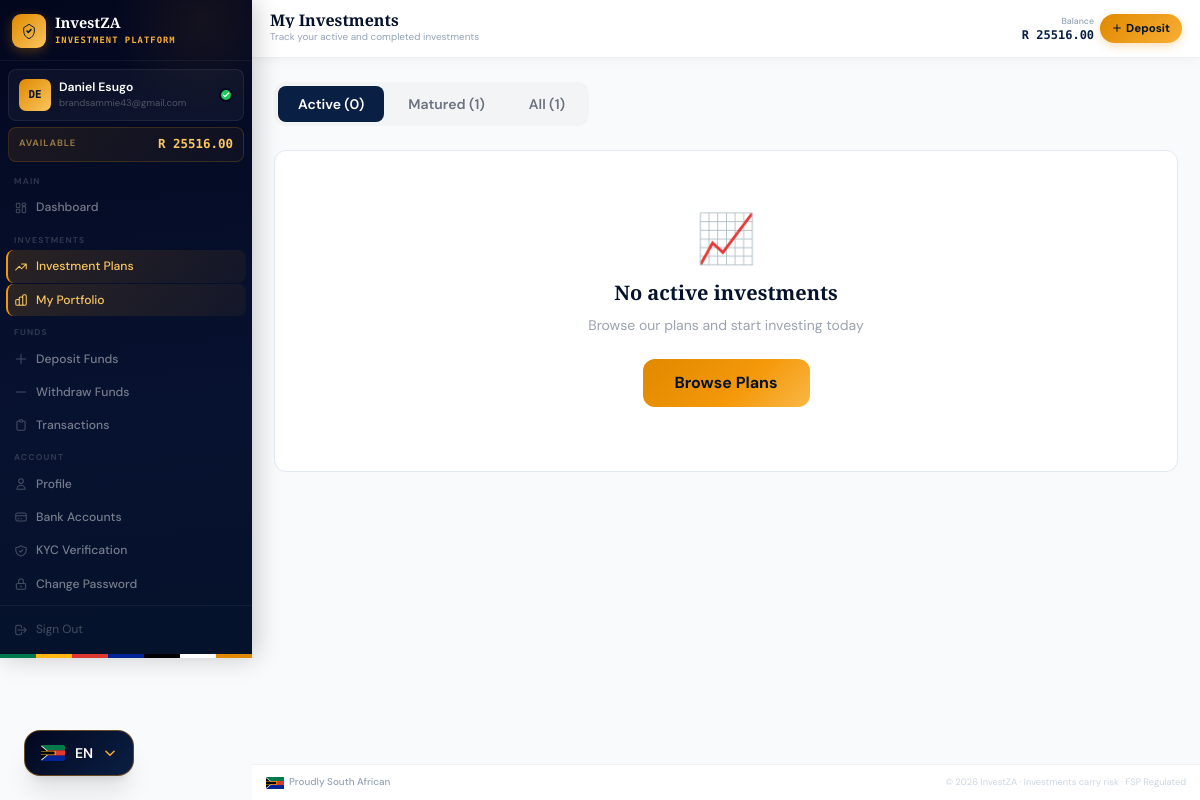
Page /investments/my/ (signed in) on the committed database.
### apps/accounts/models.py (models this page shows, shortened)
class User(AbstractUser):
    id = models.UUIDField(primary_key=True, default=uuid.uuid4, editable=False)
    email = models.EmailField(_('email address'), unique=True)
    phone_number = models.CharField(max_length=20, blank=True)
    date_of_birth = models.DateField(null=True, blank=True)
    id_number = models.CharField(max_length=20, blank=True, help_text="SA ID Number or Passport")
    profile_photo = models.ImageField(upload_to='profile_photos/', blank=True, null=True)
    is_verified = models.BooleanField(default=False, help_text="KYC verified user")
    is_active_investor = models.BooleanField(default=False)
    referral_code = models.CharField(max_length=8, unique=True, default=generate_referral_code)
    referred_by = models.ForeignKey(
        'self', null=True, blank=True,
        on_delete=models.SET_NULL,
        related_name='referrals'
    )
    created_at = models.DateTimeField(auto_now_add=True)
    last_seen = models.DateTimeField(null=True, blank=True)
    USERNAME_FIELD = 'email'
    REQUIRED_FIELDS = ['username', 'first_name', 'last_name']
    class Meta:
        verbose_name = 'User'
        verbose_name_plural = 'Users'
        ordering = ['-created_at']

class Wallet(models.Model):
    user = models.OneToOneField(User, on_delete=models.CASCADE, related_name='wallet')
    account_number = models.CharField(max_length=10, unique=True, default=generate_account_number)
    available_balance = models.DecimalField(max_digits=15, decimal_places=2, default=0.00)
    invested_balance = models.DecimalField(max_digits=15, decimal_places=2, default=0.00)
    total_earned = models.DecimalField(max_digits=15, decimal_places=2, default=0.00)
    pending_withdrawal = models.DecimalField(max_digits=15, decimal_places=2, default=0.00)
    created_at = models.DateTimeField(auto_now_add=True)
    updated_at = models.DateTimeField(auto_now=True)
    class Meta:
        verbose_name = 'Wallet'

### apps/investments/views.py (the view)
# urls.py: path('my/', views.my_investments, name='my_investments'),
@login_required
def my_investments(request):
    investments = Investment.objects.filter(
        user=request.user
    ).select_related('plan__category').order_by('-created_at')
    active = investments.filter(status='ACTIVE')
    matured = investments.filter(status='MATURED')
    all_investments = investments
    context = {
        'active_investments': active,
        'matured_investments': matured,
        'all_investments': all_investments,
    }
    return render(request, 'investments/my_investments.html', context)

### apps/accounts/context_processors.py (called while the page is built, shortened)
def platform_settings(request):
    return {
        'PLATFORM_NAME': getattr(settings, 'PLATFORM_NAME', 'InvestZA'),
        'PLATFORM_CURRENCY': getattr(settings, 'PLATFORM_CURRENCY', 'ZAR'),
        'PLATFORM_CURRENCY_SYMBOL': getattr(settings, 'PLATFORM_CURRENCY_SYMBOL', 'R'),
        'SUPPORT_EMAIL': getattr(settings, 'SUPPORT_EMAIL', 'support@investza.co.za'),
        'SUPPORT_PHONE': getattr(settings, 'SUPPORT_PHONE', '+27 (0) 10 000 0000'),
    }

def admin_pending_counts(request):
    if not request.user.is_authenticated or not (request.user.is_staff or request.user.is_superuser):
        return {}

### templates/investments/my_investments.html (shortened to what this page needs)
{% extends "base/dashboard_base.html" %}
{% block page_title %}My Investments{% endblock %}
{% block page_subtitle %}Track your active and completed investments{% endblock %}
{% block content %}
<div class="space-y-6">
  <div class="flex gap-1 p-1 bg-gray-100 rounded-xl w-fit">
    <button onclick="showTab('active')" id="tab-active" class="tab-btn px-5 py-2 rounded-lg text-sm font-semibold text-white transition-all" style="background:#0a1f44">Active ({{ active_investments.count }})</button>
    <button onclick="showTab('matured')" id="tab-matured" class="tab-btn px-5 py-2 rounded-lg text-sm font-semibold text-gray-500 hover:text-navy-800 transition-all">Matured ({{ matured_investments.count }})</button>
    <button onclick="showTab('all')" id="tab-all" class="tab-btn px-5 py-2 rounded-lg text-sm font-semibold text-gray-500 hover:text-navy-800 transition-all">All ({{ all_investments.count }})</button>
  </div>
  <div id="pane-active">
    {% if active_investments %}
    <div class="grid md:grid-cols-2 xl:grid-cols-3 gap-5">
      {% for inv in active_investments %}
      <div class="card p-6">
        <div class="flex items-start justify-between mb-4">
          <div class="flex items-center gap-3">
            <div class="w-11 h-11 rounded-xl flex items-center justify-center text-xl
              {% if inv.plan.category.slug == 'gold' %}bg-yellow-100{% elif inv.plan.category.slug == 'real-estate' %}bg-blue-100{% else %}bg-green-100{% endif %}">
              {% if inv.plan.category.slug == 'gold' %}🪙{% elif inv.plan.category.slug == 'real-estate' %}🏢{% else %}₿{% endif %}
            </div>
            <div>
              <p class="font-bold text-navy-900 text-sm">{{ inv.plan.name }}</p>
              <p class="text-gray-400 text-xs">{{ inv.reference }}</p>
            </div>
          </div>
          <span class="badge-active px-2 py-1 rounded-full text-xs font-medium">Active</span>
        </div>
        <div class="space-y-2 mb-4">
          <div class="flex justify-between text-sm"><span class="text-gray-400">Invested</span><span class="font-mono font-bold text-navy-800">R {{ inv.amount_invested|floatformat:2 }}</span></div>
          <div class="flex justify-between text-sm"><span class="text-gray-400">Expected ROI</span><span class="font-mono font-bold text-green-600">+R {{ inv.expected_roi|floatformat:2 }}</span></div>
          <div class="flex justify-between text-sm"><span class="text-gray-400">Total Return</span><span class="font-mono font-bold text-navy-800">R {{ inv.expected_total|floatformat:2 }}</span></div>
        </div>
        <div class="progress-track h-2 mb-2"><div class="progress-fill h-2" style="width:{{ inv.progress_percentage }}%"></div></div>
        <div class="flex justify-between text-xs text-gray-400">
          <span>{{ inv.progress_percentage }}% complete</span>
          <span>{{ inv.days_remaining }} days remaining</span>
        </div>
        <a href="{% url 'investment_detail' inv.pk %}" class="mt-4 block text-center py-2 rounded-lg text-xs font-semibold text-navy-700 hover:bg-navy-50 border border-gray-200 transition-colors">View Details</a>
      </div>
      {% endfor %}
    </div>
    {% else %}
    <div class="card p-16 text-center">
      <div class="text-5xl mb-4">📈</div>
      <p class="font-display font-bold text-navy-900 text-xl mb-2">No active investments</p>
      <p class="text-gray-400 text-sm mb-6">Browse our plans and start investing today</p>
      <a href="{% url 'investment_list' %}" class="btn-gold inline-block px-8 py-3 rounded-xl text-navy-900 font-bold">Browse Plans</a>
    </div>
    {% endif %}
  </div>
</div>
{% endblock %}

### templates/base/dashboard_base.html (shortened to what this page needs)
{% extends "base/base.html" %}
{% block body %}
<div class="iz-shell">
  <aside id="sidebar" class="iz-sidebar">
    <div class="iz-sidebar-brand">
      <div class="iz-logo-mark">
        <svg width="16" height="16" viewBox="0 0 24 24" fill="none">
          <path d="M9 12l2 2 4-4" stroke="#0a1f44" stroke-width="2.4" stroke-linecap="round" stroke-linejoin="round"/>
          <path d="M12 2L4 7v5c0 5.25 3.4 10.15 8 11.35C16.6 22.15 20 17.25 20 12V7L12 2z" stroke="#0a1f44" stroke-width="1.5" fill="none"/>
        </svg>
      </div>
      <div class="iz-brand-text">
        <span class="iz-brand-name">{{ PLATFORM_NAME }}</span>
        <span class="iz-brand-tag">Investment Platform</span>
      </div>
    </div>
    <div class="iz-user-card">
      <div class="iz-avatar">{{ request.user.first_name|first|upper }}{{ request.user.last_name|first|upper }}</div>
      <div class="iz-user-info">
        <p class="iz-user-name">{{ request.user.get_full_name }}</p>
        <p class="iz-user-email">{{ request.user.email }}</p>
      </div>
      {% if request.user.is_verified %}
      <div class="iz-verified-badge" title="KYC Verified">
        <svg width="8" height="8" viewBox="0 0 24 24" fill="none"><path d="M20 6L9 17l-5-5" stroke="white" stroke-width="3.5" stroke-linecap="round" stroke-linejoin="round"/></svg>
      </div>
      {% endif %}
    </div>
    <div class="iz-balance-strip">
      <span class="iz-balance-label">Available</span>
      <span class="iz-balance-value">R {% if request.user.wallet %}{{ request.user.wallet.available_balance|floatformat:2 }}{% else %}0.00{% endif %}</span>
    </div>
    <nav class="iz-nav">
      <span class="iz-nav-group-label">Main</span>
      <a href="{% url 'dashboard' %}" class="iz-nav-link">
        Dashboard
      </a>
      <span class="iz-nav-group-label">Investments</span>
      <a href="{% url 'investment_list' %}" class="iz-nav-link">
        <svg class="iz-nav-icon" fill="none" stroke="currentColor" viewBox="0 0 24 24"><path stroke-linecap="round" stroke-linejoin="round" stroke-width="1.8" d="M13 7h8m0 0v8m0-8l-8 8-4-4-6 6"/></svg>
        Investment Plans
      </a>
      <a href="{% url 'my_investments' %}" class="iz-nav-link">
        My Portfolio
      </a>
      <span class="iz-nav-group-label">Funds</span>
      <a href="{% url 'deposit_home' %}" class="iz-nav-link">
        <svg class="iz-nav-icon" fill="none" stroke="currentColor" viewBox="0 0 24 24"><path stroke-linecap="round" stroke-linejoin="round" stroke-width="1.8" d="M12 4v16m8-8H4"/></svg>
        Deposit Funds
      </a>
      <a href="{% url 'withdrawal_home' %}" class="iz-nav-link">
        <svg class="iz-nav-icon" fill="none" stroke="currentColor" viewBox="0 0 24 24"><path stroke-linecap="round" stroke-linejoin="round" stroke-width="1.8" d="M20 12H4"/></svg>
        Withdraw Funds
      </a>
      <a href="{% url 'transaction_history' %}" class="iz-nav-link">
        <svg class="iz-nav-icon" fill="none" stroke="currentColor" viewBox="0 0 24 24"><path stroke-linecap="round" stroke-linejoin="round" stroke-width="1.8" d="M9 5H7a2 2 0 00-2 2v12a2 2 0 002 2h10a2 2 0 002-2V7a2 2 0 00-2-2h-2M9 5a2 2 0 002 2h2a2 2 0 002-2M9 5a2 2 0 012-2h2a2 2 0 012 2"/></svg>
        Transactions
      </a>
      <span class="iz-nav-group-label">Account</span>
      <a href="{% url 'profile' %}" class="iz-nav-link">
        <svg class="iz-nav-icon" fill="none" stroke="currentColor" viewBox="0 0 24 24"><path stroke-linecap="round" stroke-linejoin="round" stroke-width="1.8" d="M16 7a4 4 0 11-8 0 4 4 0 018 0zM12 14a7 7 0 00-7 7h14a7 7 0 00-7-7z"/></svg>
        Profile
      </a>
      <a href="{% url 'bank_accounts' %}" class="iz-nav-link">
        <svg class="iz-nav-icon" fill="none" stroke="currentColor" viewBox="0 0 24 24"><path stroke-linecap="round" stroke-linejoin="round" stroke-width="1.8" d="M3 10h18M7 15h1m4 0h1m-7 4h12a3 3 0 003-3V8a3 3 0 00-3-3H6a3 3 0 00-3 3v8a3 3 0 003 3z"/></svg>
        Bank Accounts
      </a>
      <a href="{% url 'kyc_verification' %}" class="iz-nav-link">
        KYC Verification
      </a>
      <a href="{% url 'password_change' %}" class="iz-nav-link">
        <svg class="iz-nav-icon" fill="none" stroke="currentColor" viewBox="0 0 24 24"><path stroke-linecap="round" stroke-linejoin="round" stroke-width="1.8" d="M12 15v2m-6 4h12a2 2 0 002-2v-6a2 2 0 00-2-2H6a2 2 0 00-2 2v6a2 2 0 002 2zm10-10V7a4 4 0 00-8 0v4h8z"/></svg>
        Change Password
      </a>
    </nav>
    <div class="iz-sidebar-footer">
      <a href="{% url 'logout' %}" class="iz-signout">
        <svg width="14" height="14" fill="none" stroke="currentColor" viewBox="0 0 24 24"><path stroke-linecap="round" stroke-linejoin="round" stroke-width="1.8" d="M17 16l4-4m0 0l-4-4m4 4H7m6 4v1a3 3 0 01-3 3H6a3 3 0 01-3-3V7a3 3 0 013-3h4a3 3 0 013 3v1"/></svg>
        Sign Out
      </a>
    </div>
    <div class="iz-flag-strip" aria-hidden="true"></div>
  </aside>
  <div class="iz-main">
    <header class="iz-header">
      <div class="iz-header-left">
        <div class="iz-page-heading">
          <h1 class="iz-page-title">{% block page_title %}Dashboard{% endblock %}</h1>
          <p class="iz-page-sub">{% block page_subtitle %}{% endblock %}</p>
        </div>
      </div>
      <div class="iz-header-right">
        <div class="iz-header-balance">
          <span class="iz-header-balance-label">Balance</span>
          <span class="iz-header-balance-val">R {% if request.user.wallet %}{{ request.user.wallet.available_balance|floatformat:2 }}{% else %}0.00{% endif %}</span>
        </div>
        <a href="{% url 'deposit_home' %}" class="iz-deposit-btn">
          <svg width="10" height="10" fill="none" stroke="currentColor" viewBox="0 0 24 24"><path stroke-linecap="round" stroke-linejoin="round" stroke-width="2.5" d="M12 4v16m8-8H4"/></svg>
          <span>Deposit</span>
        </a>
      </div>
    </header>
    <main class="iz-content">
      {% block content %}{% endblock %}
    </main>
    <footer class="iz-footer">
      <div class="iz-footer-inner">
        <div class="iz-footer-sa">
          <span>Proudly South African</span>
        </div>
        <p class="iz-footer-legal">© {% now "Y" %} {{ PLATFORM_NAME }} · Investments carry risk · FSP Regulated</p>
      </div>
    </footer>
  </div>
</div>
{% endblock %}

### templates/base/base.html (style rules this page uses)
*, *::before, *::after { box-sizing: border-box; }
body { font-family: 'DM Sans', system-ui, sans-serif; }
h1,h2,h3,.font-display { font-family: 'Playfair Display', Georgia, serif; }
.btn-gold { background: linear-gradient(135deg, #e08900, #f5980a, #fac660, #e08900); background-size: 200% auto; transition: background-position 0.5s ease, transform 0.2s, box-shadow 0.2s; }
.card { background: #fff; border: 1px solid #e2e9f3; border-radius: 12px; transition: box-shadow 0.25s, transform 0.25s; }

### rows in the picture
User: user.first_name|first "D", user.last_name|first "E", user.get_full_name "Daniel Esugo", user.email "brandsammie43@gmail.com", user.wallet.available_balance "25516.00"

### other values in the picture
{{ PLATFORM_NAME }} "InvestZA"
{{ active_investments.count }} "0"
{{ matured_investments.count }} "1"
{{ all_investments.count }} "1"
